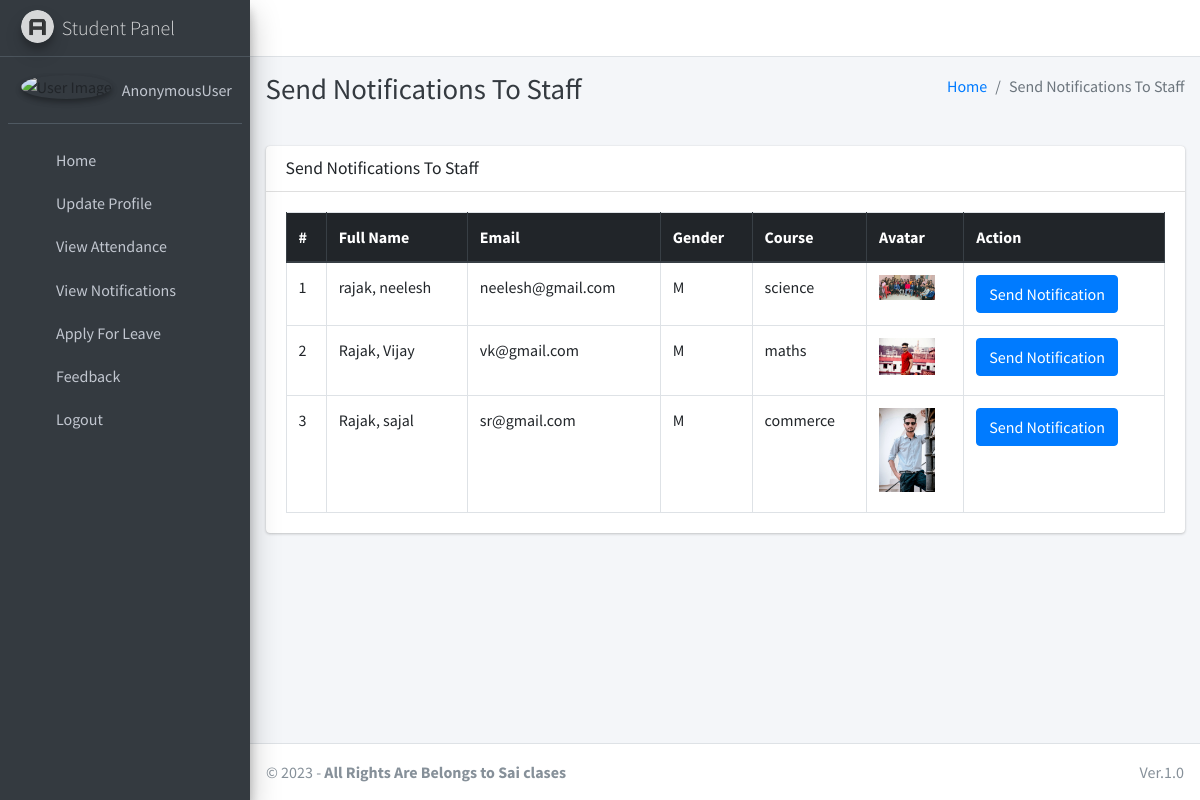
The page /admin_notify_staff on the database its author committed.
### main_app/models.py (models this page shows, shortened)
class CustomUser(AbstractUser):
    USER_TYPE = ((1, "HOD"), (2, "Staff"), (3, "Student"))
    GENDER = [("M", "Male"), ("F", "Female")]
    username = None  # Removed username, using email instead
    email = models.EmailField(unique=True)
    user_type = models.CharField(default=1, choices=USER_TYPE, max_length=1)
    gender = models.CharField(max_length=1, choices=GENDER)
    profile_pic = models.ImageField()
    address = models.TextField()
    fcm_token = models.TextField(default="")  # For firebase notifications
    created_at = models.DateTimeField(auto_now_add=True)
    updated_at = models.DateTimeField(auto_now=True)
    USERNAME_FIELD = "email"
    REQUIRED_FIELDS = []
    objects = CustomUserManager()

class Staff(models.Model):
    course = models.ForeignKey(Course, on_delete=models.DO_NOTHING, null=True, blank=False)
    admin = models.OneToOneField(CustomUser, on_delete=models.CASCADE)

class Course(models.Model):
    name = models.CharField(max_length=120)
    created_at = models.DateTimeField(auto_now_add=True)
    updated_at = models.DateTimeField(auto_now=True)

### main_app/hod_views.py (the view)
# urls.py: path("admin_notify_staff", hod_views.admin_notify_staff,
def admin_notify_staff(request):
    staff = CustomUser.objects.filter(user_type=2)
    context = {
        'page_title': "Send Notifications To Staff",
        'allStaff': staff
    }
    return render(request, "hod_template/staff_notification.html", context)

### main_app/templates/hod_template/staff_notification.html (shortened to what this page needs)
{% extends 'main_app/base.html' %}
{% load static %}
{% block page_title %}{{page_title}}{% endblock page_title %}
{% block content %}
<section class="content">
    <div class="container-fluid">
        <div class="row">
            <div class="col-md-12">
                <div class="card">
                    <div class="card-header">
                        <h3 class="card-title">{{page_title}}</h3>
                    </div>
                    <div class="card-body">
                        <table id="example2" class="table table-bordered table-hover">
                            <thead class="thead-dark">
                                <tr>
                                    <th>#</th>
                                    <th>Full Name</th>
                                    <th>Email</th>
                                    <th>Gender</th>
                                    <th>Course</th>
                                    <th>Avatar</th>
                                    <th>Action</th>
                                </tr>
                            </thead>
                            <tbody>
                                {% for staff in allStaff %}
                                <tr>
                                    <td>{{ forloop.counter }}</td>
                                    <td>{{staff.last_name}}, {{staff.first_name}}</td>
                                    <td>{{staff.email}}</td>
                                    <td>{{staff.gender}}</td>
                                    <td>{{staff.staff.course.name}}</td>
                                    <td>
                                        {% if staff.profile_pic == ""  %}
                                        No Image
                                        {% else %}
                                        <img class="img img-fluid mb-2" height="56" width="56"
                                            src="{{staff.profile_pic}}" alt="">
                                        {% endif %}
                                    </td>
                                    <td><button data-toggle = "modal" data-target = "#myModal"class="btn btn-primary show_notification" value="{{staff.id}}">Send Notification</button>
                                    </td>
                                </tr>
                                {% endfor %}
                            </tbody>
                        </table>
                    </div>
                </div>
            </div>
        </div>
    </div>
</section>
{% endblock content %}

### rows shown on the page
CustomUser: last_name "rajak", first_name "neelesh", email "neelesh@gmail.com", gender "M", staff.course.name "science", profile_pic (picture)
CustomUser: last_name "Rajak", first_name "Vijay", email "vk@gmail.com", gender "M", staff.course.name "maths", profile_pic (picture)
CustomUser: last_name "Rajak", first_name "sajal", email "sr@gmail.com", gender "M", staff.course.name "commerce", profile_pic (picture)

### other values the page prints
{{ user }} "AnonymousUser"
{{ page_title }} "Send Notifications To Staff"
